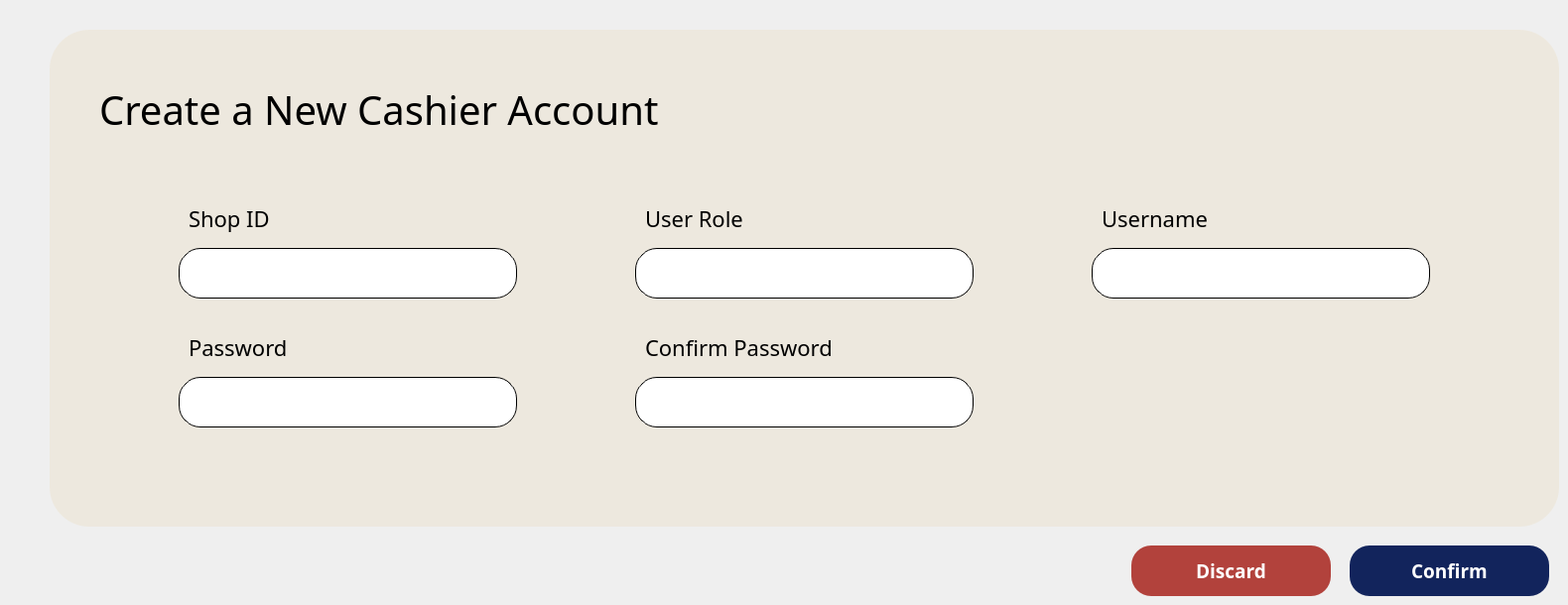
    <widget class="QWidget" name="page_5">
     <widget class="QLabel" name="label_11">
      <property name="geometry">
       <rect>
        <x>50</x>
        <y>30</y>
        <width>1521</width>
        <height>501</height>
       </rect>
      </property>
      <property name="styleSheet">
       <string notr="true">background-color: rgba(235, 224, 204, 0.47); 
border-radius: 40px;
</string>
      </property>
      <property name="text">
       <string/>
      </property>
     </widget>
     <widget class="QLabel" name="changeUserNameText_3">
      <property name="geometry">
       <rect>
        <x>100</x>
        <y>90</y>
        <width>631</width>
        <height>41</height>
       </rect>
      </property>
      <property name="font">
       <font>
        <family>Poppins Medium</family>
        <pointsize>-1</pointsize>
       </font>
      </property>
      <property name="autoFillBackground">
       <bool>false</bool>
      </property>
      <property name="styleSheet">
       <string notr="true">
QLabel {
	background: transparent;
	font-size: 40px;
	font-color: #003366;
}
    
</string>
      </property>
      <property name="text">
       <string>Create a New Cashier Account</string>
      </property>
     </widget>
     <widget class="QLabel" name="changeUserNameText_4">
      <property name="geometry">
       <rect>
        <x>190</x>
        <y>200</y>
        <width>101</width>
        <height>41</height>
       </rect>
      </property>
      <property name="font">
       <font>
        <family>Poppins Medium</family>
        <pointsize>-1</pointsize>
       </font>
      </property>
      <property name="autoFillBackground">
       <bool>false</bool>
      </property>
      <property name="styleSheet">
       <string notr="true">
QLabel {
	background: transparent;
	font-size:22px;
	font-color: #003366;
}
    
</string>
      </property>
      <property name="text">
       <string>Shop ID</string>
      </property>
     </widget>
     <widget class="QLabel" name="changeUserNameText_5">
      <property name="geometry">
       <rect>
        <x>650</x>
        <y>200</y>
        <width>131</width>
        <height>41</height>
       </rect>
      </property>
      <property name="font">
       <font>
        <family>Poppins Medium</family>
        <pointsize>-1</pointsize>
       </font>
      </property>
      <property name="autoFillBackground">
       <bool>false</bool>
      </property>
      <property name="styleSheet">
       <string notr="true">
QLabel {
	background: transparent;
	font-size:22px;
	font-color: #003366;
}
    
</string>
      </property>
      <property name="text">
       <string>User Role</string>
      </property>
     </widget>
     <widget class="QLabel" name="changeUserNameText_6">
      <property name="geometry">
       <rect>
        <x>1110</x>
        <y>200</y>
        <width>171</width>
        <height>41</height>
       </rect>
      </property>
      <property name="font">
       <font>
        <family>Poppins Medium</family>
        <pointsize>-1</pointsize>
       </font>
      </property>
      <property name="autoFillBackground">
       <bool>false</bool>
      </property>
      <property name="styleSheet">
       <string notr="true">
QLabel {
	background: transparent;
	font-size:22px;
	font-color: #003366;
}
    
</string>
      </property>
      <property name="text">
       <string>Username</string>
      </property>
     </widget>
     <widget class="QLineEdit" name="newUserNameEnter_3">
      <property name="geometry">
       <rect>
        <x>180</x>
        <y>250</y>
        <width>341</width>
        <height>51</height>
       </rect>
      </property>
      <property name="font">
       <font>
        <pointsize>15</pointsize>
       </font>
      </property>
      <property name="styleSheet">
       <string notr="true">border: 1px solid #000000; 
border-radius: 22px; 
padding: 1px;</string>
      </property>
      <property name="text">
       <string/>
      </property>
      <property name="placeholderText">
       <string/>
      </property>
     </widget>
     <widget class="QLineEdit" name="newUserNameEnter_4">
      <property name="geometry">
       <rect>
        <x>640</x>
        <y>250</y>
        <width>341</width>
        <height>51</height>
       </rect>
      </property>
      <property name="font">
       <font>
        <pointsize>15</pointsize>
       </font>
      </property>
      <property name="styleSheet">
       <string notr="true">border: 1px solid #000000; 
border-radius: 22px; 
padding: 1px;</string>
      </property>
      <property name="text">
       <string/>
      </property>
      <property name="placeholderText">
       <string/>
      </property>
     </widget>
     <widget class="QLineEdit" name="newUserNameEnter_5">
      <property name="geometry">
       <rect>
        <x>1100</x>
        <y>250</y>
        <width>341</width>
        <height>51</height>
       </rect>
      </property>
      <property name="font">
       <font>
        <pointsize>15</pointsize>
       </font>
      </property>
      <property name="styleSheet">
       <string notr="true">border: 1px solid #000000; 
border-radius: 22px; 
padding: 1px;</string>
      </property>
      <property name="text">
       <string/>
      </property>
      <property name="placeholderText">
       <string/>
      </property>
     </widget>
     <widget class="QLineEdit" name="newUserNameEnter_6">
      <property name="geometry">
       <rect>
        <x>180</x>
        <y>380</y>
        <width>341</width>
        <height>51</height>
       </rect>
      </property>
      <property name="font">
       <font>
        <pointsize>15</pointsize>
       </font>
      </property>
      <property name="styleSheet">
       <string notr="true">border: 1px solid #000000; 
border-radius: 22px; 
padding: 1px;</string>
      </property>
      <property name="text">
       <string/>
      </property>
      <property name="placeholderText">
       <string/>
      </property>
     </widget>
     <widget class="QLabel" name="changeUserNameText_7">
      <property name="geometry">
       <rect>
        <x>190</x>
        <y>330</y>
        <width>131</width>
        <height>41</height>
       </rect>
      </property>
      <property name="font">
       <font>
        <family>Poppins Medium</family>
        <pointsize>-1</pointsize>
       </font>
      </property>
      <property name="autoFillBackground">
       <bool>false</bool>
      </property>
      <property name="styleSheet">
       <string notr="true">
QLabel {
	background: transparent;
	font-size:22px;
	font-color: #003366;
}
    
</string>
      </property>
      <property name="text">
       <string>Password</string>
      </property>
     </widget>
     <widget class="QLineEdit" name="newUserNameEnter_7">
      <property name="geometry">
       <rect>
        <x>640</x>
        <y>380</y>
        <width>341</width>
        <height>51</height>
       </rect>
      </property>
      <property name="font">
       <font>
        <pointsize>15</pointsize>
       </font>
      </property>
      <property name="styleSheet">
       <string notr="true">border: 1px solid #000000; 
border-radius: 22px; 
padding: 1px;</string>
      </property>
      <property name="text">
       <string/>
      </property>
      <property name="placeholderText">
       <string/>
      </property>
     </widget>
     <widget class="QLabel" name="changeUserNameText_8">
      <property name="geometry">
       <rect>
        <x>650</x>
        <y>330</y>
        <width>241</width>
        <height>41</height>
       </rect>
      </property>
      <property name="font">
       <font>
        <family>Poppins Medium</family>
        <pointsize>-1</pointsize>
       </font>
      </property>
      <property name="autoFillBackground">
       <bool>false</bool>
      </property>
      <property name="styleSheet">
       <string notr="true">
QLabel {
	background: transparent;
	font-size:22px;
	font-color: #003366;
}
    
</string>
      </property>
      <property name="text">
       <string>Confirm Password</string>
      </property>
     </widget>
     <widget class="QPushButton" name="pushButton_CreateAccount_cashier">
      <property name="geometry">
       <rect>
        <x>1360</x>
        <y>550</y>
        <width>201</width>
        <height>51</height>
       </rect>
      </property>
      <property name="font">
       <font>
        <family>Poppins Medium</family>
        <pointsize>14</pointsize>
        <weight>62</weight>
        <bold>true</bold>
       </font>
      </property>
      <property name="styleSheet">
       <string notr="true">    QPushButton {
        color: #ffffff;
        border-radius: 20px;
        padding: 3px;
        background-color: #12245c;
        font-weight: 500;
    }
    QPushButton:hover {
        background-color: rgba(18, 36, 92, 0.9);
    }</string>
      </property>
      <property name="text">
       <string>Confirm</string>
      </property>
     </widget>
     <widget class="QPushButton" name="pushButton_cancelCreateAccount_cashier">
      <property name="geometry">
       <rect>
        <x>1140</x>
        <y>550</y>
        <width>201</width>
        <height>51</height>
       </rect>
      </property>
      <property name="font">
       <font>
        <family>Poppins Medium</family>
        <pointsize>14</pointsize>
        <weight>62</weight>
        <bold>true</bold>
       </font>
      </property>
      <property name="styleSheet">
       <string notr="true">    QPushButton {
        color: #ffffff;
        border-radius: 20px;
        padding: 3px;
        background-color: #b2423c;
        font-weight: 500;
    }
    QPushButton:hover {
        background-color: rgba(178, 66, 60, 0.9);
    }</string>
      </property>
      <property name="text">
       <string>Discard</string>
      </property>
     </widget>
    </widget>
